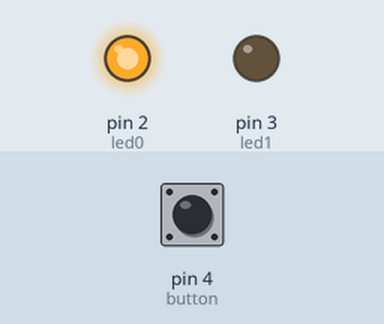
This sketch was run on a simulated Arduino Uno, built with avr-gcc and run on an emulated ATmega328P. Shown: output pins drawn as LEDs (lit = HIGH). The inputs (shaded band) are chosen by the test bench; at power-on: pin 4 (button) HIGH.

Above: at 1.2 s.
1.3 s: pin 4 (button) pulled LOW for 0.15 s
At 1.37 s:
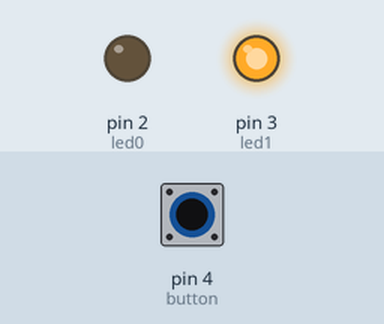
2.9 s: pin 4 (button) pulled LOW for 1 s
At 4.3 s:
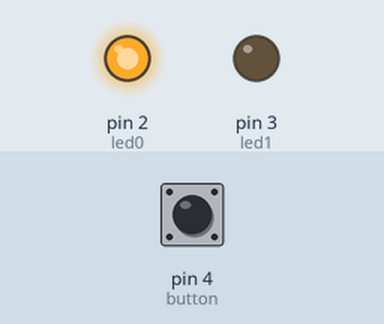
5.4 s: pin 4 (button) pulled LOW for 3.2 s
At 6.6 s:
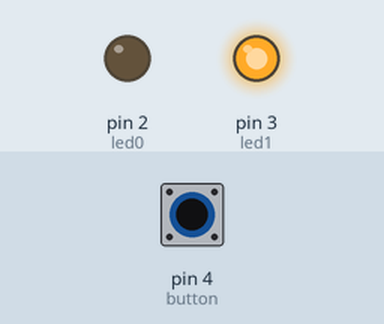
Timing chart, 0 to 10.1 s (numbered marks = the images above; inputs shaded):
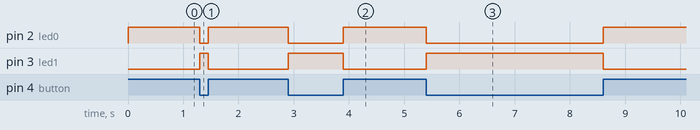

Measured:
- after the input at 1.3 s, pin 2 (led0): HIGH → LOW at once, → HIGH 0.15 s later; pin 3 (led1): LOW → HIGH at once, → LOW 0.15 s later
- after the input at 2.9 s, pin 2 (led0): HIGH → LOW at once, → HIGH 1.0 s later; pin 3 (led1): LOW → HIGH at once, → LOW 1.0 s later
- after the input at 5.4 s, pin 2 (led0): HIGH → LOW at once, → HIGH 3.2 s later; pin 3 (led1): LOW → HIGH at once, → LOW 3.2 s later

The sketch:

sketch_1c.ino
```cpp
/*
	Usiamo l'operatore booleano NOT per accendere un LED
	spegnendo l’altro quando premiamo un pulsante
	senza l'ausilio di variabili né strutture di controllo
*/

const int led0 = 2;		// il pin dove è il primo LED
const int led1 = 3;		// il pin dove è il secondo LED
const int button = 4;	// il pin dove è il pulsante

void setup ()
{
	pinMode(led0, OUTPUT);	// impostiamo come output
	pinMode(led1, OUTPUT);	// impostiamo come output
	pinMode(button, INPUT);	// impostiamo come input
}

void loop ()
{
	digitalWrite(led0, digitalRead(button));	// acceso se true

	digitalWrite(led1, !digitalRead(button));	// spento se true
}
```
